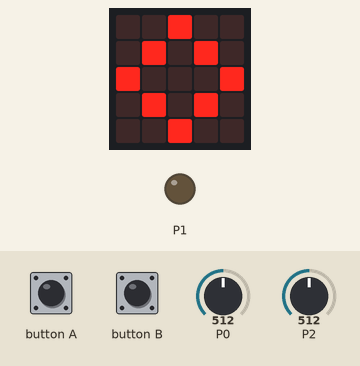
This program was run on a simulated BBC micro:bit (MakeCode). Parts: the board's 5×5 LED display, output pins drawn as LEDs (lit = HIGH). The test bench sets the inputs (shaded band); at power-on: P0 = 512, P2 = 512 (analog values on the 0–1023 scale). The 48×5 strip is a reading aid, not a part: it shows the text the display is scrolling, unrolled, one strip-width of it at a time; data-log rows are listed on the console; what the program prints to the serial console is not drawn.

Above: at 5.0 s.
5.1 s: button A pressed for 0.15 s
At 5.5 s:
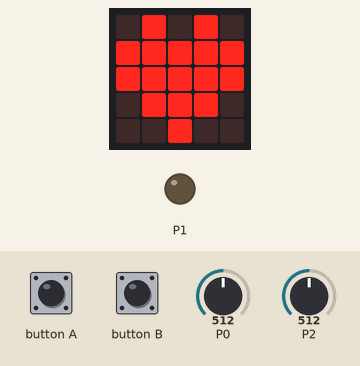
8.2 s: button B pressed for 0.15 s
At 9.1 s:
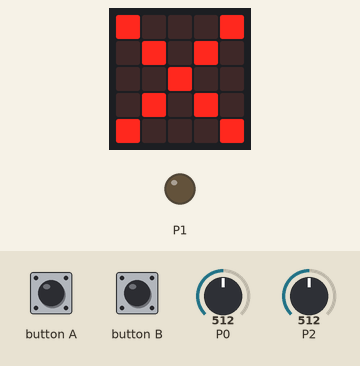
9.8 s: button A pressed for 0.15 s
At 12.9 s:
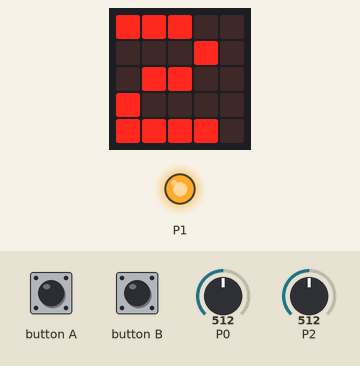
15.9 s: button B pressed for 0.15 s
At 17.1 s:
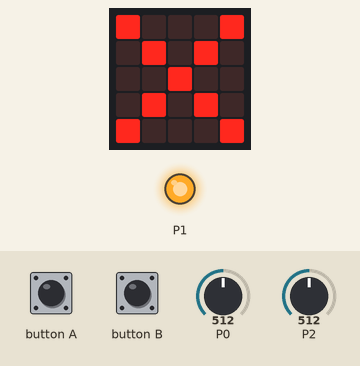
18.0 s: button A pressed for 0.15 s
At 22.7 s:
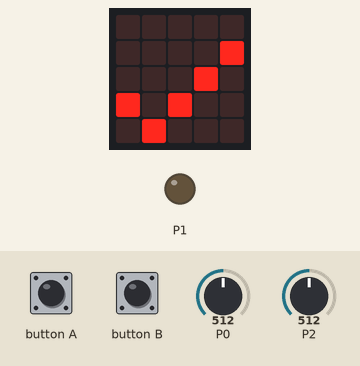
Timing chart, 0 to 24.2 s (numbered marks = the images above; inputs shaded):
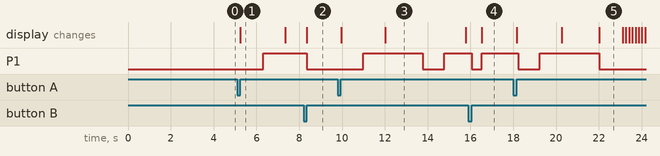

The program:

TestCode.py
```python
# THIS CODE IS FOR TESTING IF THE CIRCUIT WORKS. IT IS NOT A FULL BATTERY TEST. IT WILL ONLY RUN FOR 12 SECONDS AND THEN STOP.
# YOU DON'T NEED TO CHANGE THE CONFIG SETTINGS UNLESS THE RESISTOR VALUE IS DIFFERENT.

# ============================================================
# MICRO:BIT V2 BATTERY INTERNAL RESISTANCE LOGGER
# MAKECODE PYTHON
#
# BUTTON A: START / RESUME
# BUTTON B: PAUSE
#
# LOCAL DATALOGGER ONLY
# EACH SETTING IS RECORDED ON ITS OWN ROW
# NO VOLTAGE CUTOFF
# ============================================================

# -------------------- CONFIGURATION --------------------

LOG_NAME = "Circuit_Test"
BATTERY_TYPE = "AAA"
STARTING_VOLTAGE_MV = 1500
SESSION_DATE_TIME = "2026-10-22_21-55"

TEST_DURATION_MINUTES = 0.2
LOAD_RESISTANCE_OHM = 2.5

SAMPLE_INTERVAL_MS = 1000
ADC_REFERENCE_MV = 3300
MEASUREMENT_SETTLE_MS = 1000
AVERAGE_READINGS = 3

# -------------------- STATE --------------------

running = False
started = False
finished = False

start_time = 0
paused_time = 0
pause_started = 0
reading_count = 0

# -------------------- HARDWARE --------------------

pins.digital_write_pin(DigitalPin.P1, 0)

# -------------------- ROUNDING --------------------

def round_to_integer(value):
    adjusted = value + 0.5
    return adjusted - (adjusted % 1)

def round_resistance(value):
    scaled = value * 100
    if scaled >= 0:
        adjusted = scaled + 0.5
    else:
        adjusted = scaled - 0.5
    rounded = adjusted - (adjusted % 1)
    return rounded / 100

# -------------------- LED INDICATORS --------------------

def show_ready():
    basic.show_icon(IconNames.DIAMOND)

def show_running():
    basic.show_icon(IconNames.HEART)

def show_paused():
    basic.show_icon(IconNames.NO)

def show_finished():
    pins.digital_write_pin(DigitalPin.P1, 0)
    basic.show_icon(IconNames.YES)
    basic.pause(500)
    basic.show_string("DONE")

# -------------------- COMMON LOG ROW --------------------
# Keep the same column names and types in every call.
#
# Text columns:
# record_type, setting_name, setting_value
#
# Numeric columns:
# elapsed_s, unloaded_mV, loaded_mV, collector_mV,
# load_voltage_mV, load_current_mA, internal_resistance_ohm

def log_row(record_type, setting_name, setting_value,
            elapsed_s, unloaded_mv, loaded_mv, collector_mv,
            load_voltage_mv, load_current_ma, resistance_ohm):

    datalogger.log(
        datalogger.create_cv("record_type", record_type),
        datalogger.create_cv("setting_name", setting_name),
        datalogger.create_cv("setting_value", setting_value),
        datalogger.create_cv("elapsed_s", elapsed_s),
        datalogger.create_cv("unloaded_mV", unloaded_mv),
        datalogger.create_cv("loaded_mV", loaded_mv),
        datalogger.create_cv("collector_mV", collector_mv),
        datalogger.create_cv("load_voltage_mV", load_voltage_mv),
        datalogger.create_cv("load_current_mA", load_current_ma),
        datalogger.create_cv("internal_resistance_ohm", resistance_ohm)
    )

# -------------------- SAVE SETTINGS --------------------

def record_settings():
    log_row("SETUP", "log_name", LOG_NAME, 0, 0, 0, 0, 0, 0, 0)
    log_row("SETUP", "battery_type", BATTERY_TYPE, 0, 0, 0, 0, 0, 0, 0)
    log_row("SETUP", "starting_voltage_mV", str(STARTING_VOLTAGE_MV), 0, 0, 0, 0, 0, 0, 0)
    log_row("SETUP", "session_datetime", SESSION_DATE_TIME, 0, 0, 0, 0, 0, 0, 0)
    log_row("SETUP", "duration_minutes", str(TEST_DURATION_MINUTES), 0, 0, 0, 0, 0, 0, 0)
    log_row("SETUP", "load_resistance_ohm", str(LOAD_RESISTANCE_OHM), 0, 0, 0, 0, 0, 0, 0)
    log_row("SETUP", "sample_interval_ms", str(SAMPLE_INTERVAL_MS), 0, 0, 0, 0, 0, 0, 0)
    log_row("SETUP", "ADC_reference_mV", str(ADC_REFERENCE_MV), 0, 0, 0, 0, 0, 0, 0)
    log_row("SETUP", "settle_time_ms", str(MEASUREMENT_SETTLE_MS), 0, 0, 0, 0, 0, 0, 0)
    log_row("SETUP", "average_readings", str(AVERAGE_READINGS), 0, 0, 0, 0, 0, 0, 0)

# -------------------- ELAPSED TIME --------------------

def get_elapsed_ms():
    if running:
        return input.running_time() - start_time - paused_time

    if started and pause_started > 0:
        return pause_started - start_time - paused_time

    return 0

# -------------------- VOLTAGE MEASUREMENT --------------------

def read_voltage_mv(pin):
    total = 0

    for i in range(AVERAGE_READINGS):
        total = total + pins.analog_read_pin(pin)
        basic.pause(2)

    average = total / AVERAGE_READINGS
    voltage = average * ADC_REFERENCE_MV / 1023

    return round_to_integer(voltage)

# -------------------- FINISH TEST --------------------

def finish_test():
    global running
    global finished

    if finished:
        return

    elapsed_s = round_to_integer(get_elapsed_ms() / 1000)

    running = False
    finished = True

    pins.digital_write_pin(DigitalPin.P1, 0)

    log_row("TEST_FINISHED", "", "", elapsed_s, 0, 0, 0, 0, 0, 0)

    show_finished()

# -------------------- START / RESUME --------------------

def start_or_resume():
    global running
    global started
    global start_time
    global paused_time
    global pause_started

    if finished:
        return

    if not started:
        started = True
        running = True

        start_time = input.running_time()
        paused_time = 0
        pause_started = 0

        log_row("SECTION_START", "", "", 0, 0, 0, 0, 0, 0, 0)

        show_running()

    elif not running:
        if pause_started > 0:
            paused_time = (
                paused_time
                + input.running_time()
                - pause_started
            )

        pause_started = 0
        running = True

        log_row(
            "RESUMED", "", "",
            round_to_integer(get_elapsed_ms() / 1000),
            0, 0, 0, 0, 0, 0
        )

        show_running()

# -------------------- PAUSE --------------------

def pause_test():
    global running
    global pause_started

    if running and not finished:
        elapsed_s = round_to_integer(get_elapsed_ms() / 1000)

        running = False
        pause_started = input.running_time()

        pins.digital_write_pin(DigitalPin.P1, 0)

        log_row("PAUSED", "", "", elapsed_s, 0, 0, 0, 0, 0, 0)

        show_paused()

# -------------------- BUTTONS --------------------

input.on_button_pressed(Button.A, start_or_resume)
input.on_button_pressed(Button.B, pause_test)

# -------------------- STARTUP --------------------

show_ready()
record_settings()
show_ready()

# -------------------- MAIN LOOP --------------------

while not finished:

    if running:

        elapsed_ms = get_elapsed_ms()

        if elapsed_ms >= TEST_DURATION_MINUTES * 60000:
            finish_test()

        if running and not finished:

            # Load OFF: measure unloaded voltage.
            pins.digital_write_pin(DigitalPin.P1, 0)
            basic.pause(MEASUREMENT_SETTLE_MS)

            unloaded_mv = read_voltage_mv(AnalogPin.P0)

            # Load ON: measure loaded voltage.
            pins.digital_write_pin(DigitalPin.P1, 1)
            basic.pause(MEASUREMENT_SETTLE_MS)

            loaded_mv = read_voltage_mv(AnalogPin.P0)
            collector_mv = read_voltage_mv(AnalogPin.P2)

            # Estimate current through the load.
            load_voltage_mv = loaded_mv - collector_mv

            if load_voltage_mv > 0:
                load_current_ma = load_voltage_mv / LOAD_RESISTANCE_OHM
            else:
                load_current_ma = 0

            # Estimate internal resistance.
            if load_current_ma > 1:
                resistance_ohm = round_resistance(
                    (unloaded_mv - loaded_mv) / load_current_ma
                )
            else:
                resistance_ohm = -1

            elapsed_s = round_to_integer(get_elapsed_ms() / 1000)

            log_row(
                "DATA", "", "",
                elapsed_s,
                unloaded_mv,
                loaded_mv,
                collector_mv,
                load_voltage_mv,
                load_current_ma,
                resistance_ohm
            )

            reading_count = reading_count + 1
            basic.show_number(reading_count)

            pins.digital_write_pin(DigitalPin.P1, 1)
            basic.pause(SAMPLE_INTERVAL_MS)

    else:
        basic.pause(100)

# -------------------- END --------------------

pins.digital_write_pin(DigitalPin.P1, 0)
```

Measured:
- after the input at 5.1 s, P1: LOW → HIGH after 1.2 s; the display: changes after 0.15 s (image 1)
- after the input at 8.2 s, P1: HIGH → LOW after 0.15 s instead of 0.89 s; the display: changes after 0.15 s (image 2)
- after the input at 9.8 s, P1: LOW → HIGH after 1.2 s, → LOW 2.8 s later, → HIGH 1.0 s later; the display: first changes after 0.15 s (image 3 shows a later state)
- after the input at 15.9 s, P1: HIGH → LOW after 0.15 s instead of 1.6 s; the display: changes after 0.64 s (image 4)
- after the input at 18.0 s, P1: HIGH → LOW after 0.24 s, → HIGH 1.0 s later, → LOW 2.8 s later; the display: first changes after 0.15 s (image 5 shows a later state)
- what the display in image 1 shows lasts 2.0 s, from 5.3 s to 7.3 s
- what the display in image 3 shows lasts 3.8 s, from 12.0 s to 15.8 s
